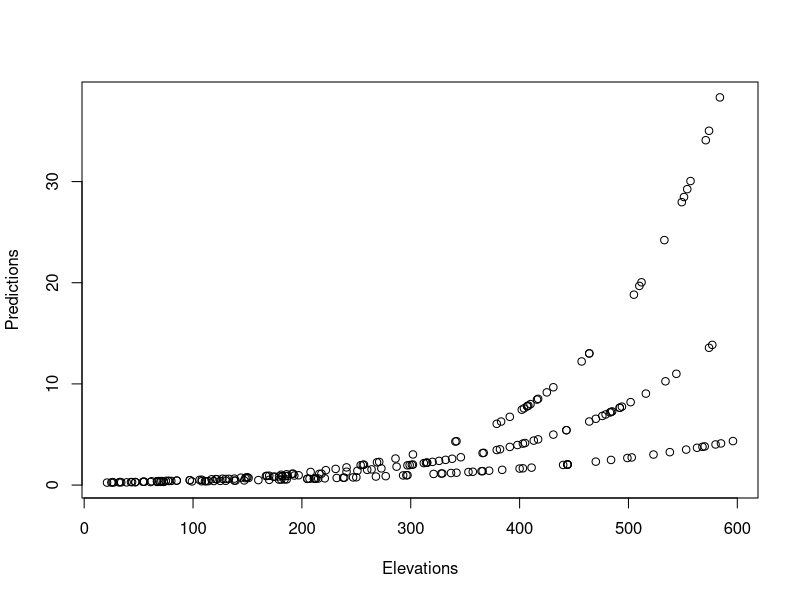
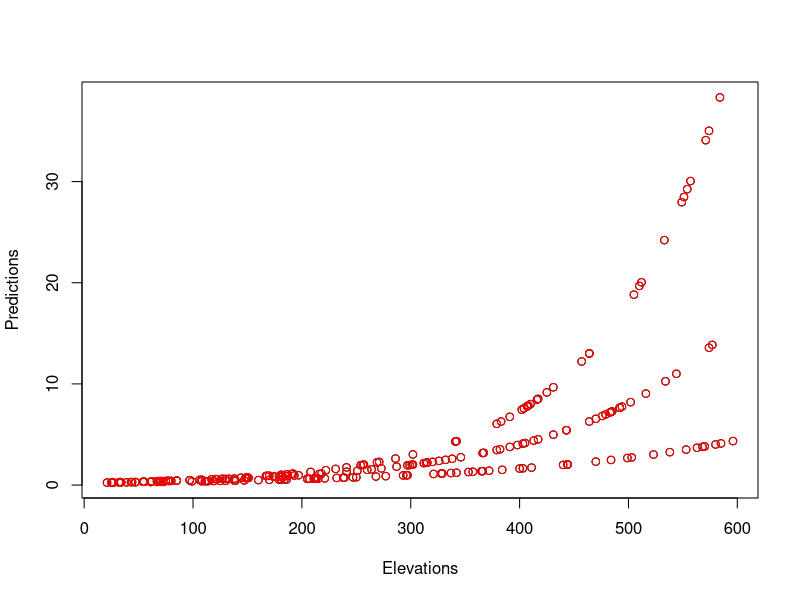
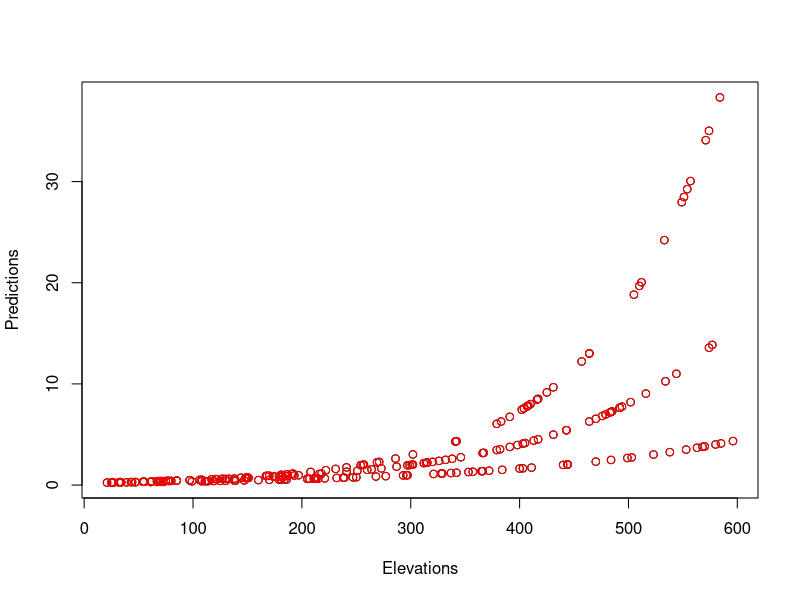
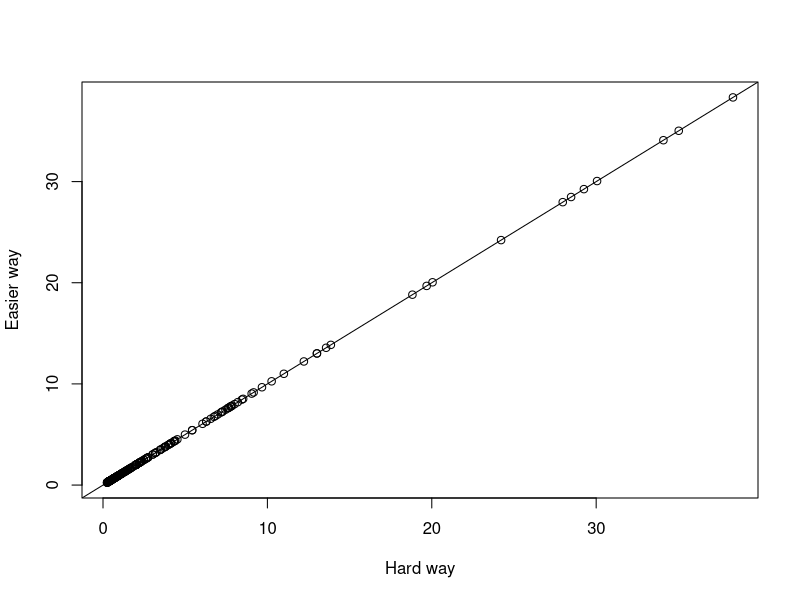
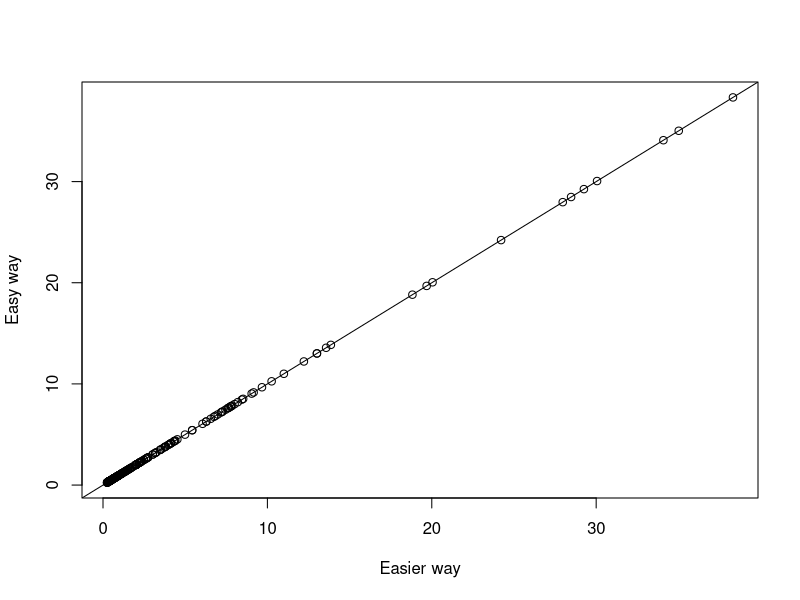
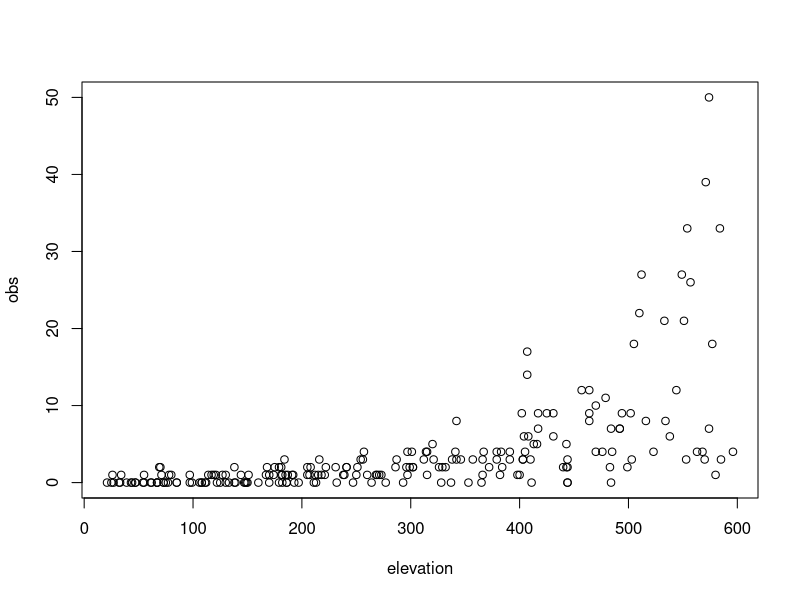
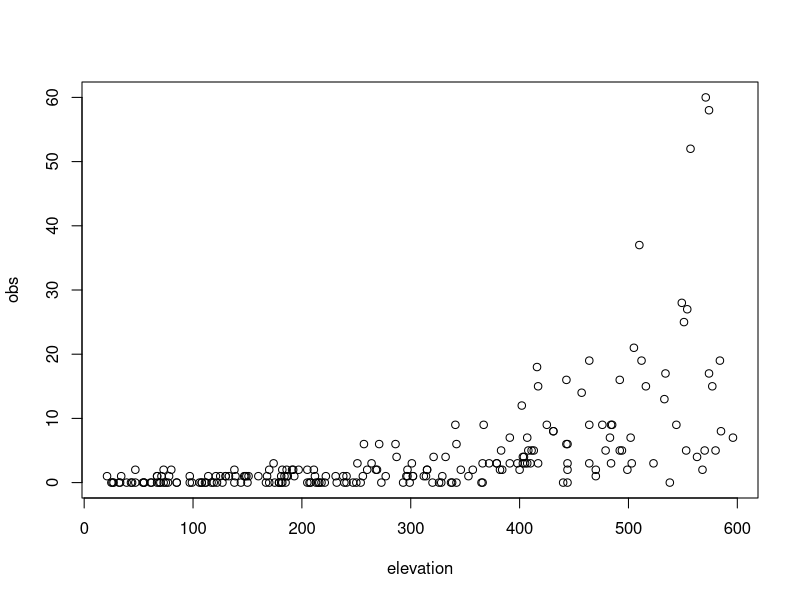
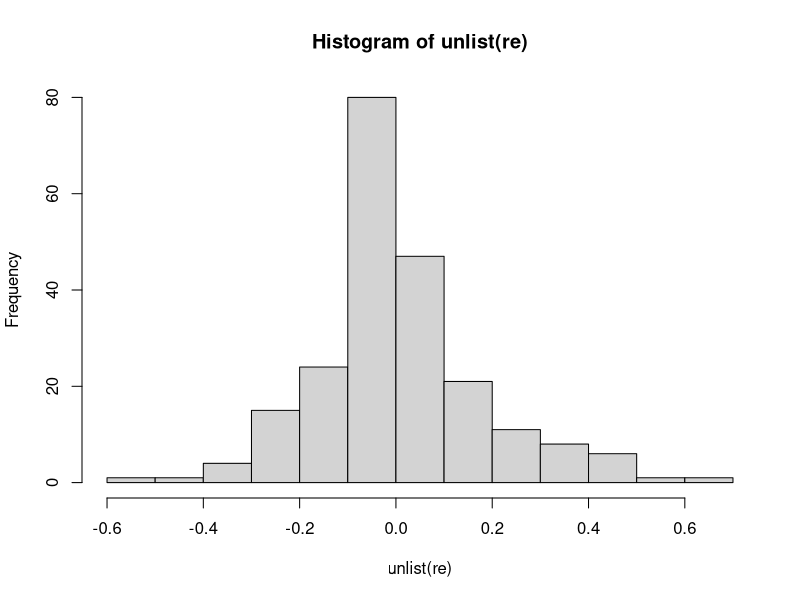

Write R code to recreate these figures, in order.
## ----unnamed-chunk-1---- ##
# First create a 4 row by 5 column matrix
MTX <- matrix(c(1,1,1,1,1,
    2,2,2,2,2,
    3,3,3,3,3,
    4,4,4,4,4), 
    ncol = 5, # 5 columns in matrix
    byrow = T) # fill matrix by row

# Print it out
MTX 
 
 
 
## ----unnamed-chunk-2---- ##
t(MTX)
 
 
 
## ----unnamed-chunk-3---- ##
A <- 0.5

# multiply the matrix by a scalar
MTX*A
 
 
 
## ----unnamed-chunk-4---- ##
MTX*10
 
 
 
## ----unnamed-chunk-5---- ##
V = c(10,1,0.1,0.01)
MTX*V
 
 
 
## ----unnamed-chunk-6---- ##
IDENT = matrix(c(1,0,0,0,1,0,0,0,1), ncol= 3)
IDENT
 
 
 
## ----unnamed-chunk-7---- ##
V_new = c(1,2,3)
IDENT %*% V_new
 
 
 
## ----unnamed-chunk-8---- ##
IDENT * V_new
 
 
 
## ----unnamed-chunk-9---- ##
c = matrix(c(2,3,4,5,6,7), ncol = 2)
z = c(10,15)
c %*% z
 
 
 
## ----unnamed-chunk-10---- ##
## check with a little R code
c * z
 
 
 
## ----unnamed-chunk-11---- ##
set.seed(8433)# for reproducibility
n=220 
my_data<- data.frame(
    elevation=round(runif(n,20,600),0),
    habitat=sample(x=c("hab1","hab2","hab3"),
        size=n,
        replace=TRUE))
my_data$habitat<- as.factor(my_data$habitat)
 
 
 
## ----unnamed-chunk-12---- ##
betas<- c(-1.51,# intercept
    0.005, # effect of elevation
    0.1,-0.1, # effect of habitat 2 and 3
    0.002,0.004) # interaction of habitat with elevation
 
 
 
## ----unnamed-chunk-13---- ##
# 1. THE HARD WAY
my_data$Y1<-NA
my_data[my_data$habitat=="hab1",]$Y1<- exp(betas[1]+
    betas[2]*my_data[my_data$habitat=="hab1",]$elevation)
my_data[my_data$habitat=="hab2",]$Y1<- exp(betas[1]+
    betas[2]*my_data[my_data$habitat=="hab2",]$elevation +
    betas[3] +
    betas[5]*my_data[my_data$habitat=="hab2",]$elevation)
my_data[my_data$habitat=="hab3",]$Y1<- exp(betas[1]+
    betas[2]*my_data[my_data$habitat=="hab3",]$elevation +
    betas[4] +
    betas[6]*my_data[my_data$habitat=="hab3",]$elevation)  
 
 
 
## ----unnamed-chunk-14---- ##
plot(Y1~elevation,
    data=my_data,
    ylab="Predictions",
    xlab="Elevations")
 
 
 
## ----unnamed-chunk-15---- ##
# 2. THE EASIER WAY
model_matrix<- model.matrix(
    object=as.formula("~elevation+habitat+elevation:habitat"),
    data=my_data)
head(model_matrix) # THIS IS THE DESIGN MATRIX
 
 
 
## ----unnamed-chunk-16---- ##
X<- model_matrix * betas
head(X)
 
 
 
## ----unnamed-chunk-17---- ##
X<- t(model_matrix) * betas # OK this sort of works
head(X)
 
 
 
## ----unnamed-chunk-18---- ##
X<-t(X)
head(X)
 
 
 
## ----unnamed-chunk-19---- ##
my_data$Y2<- exp(rowSums(X)) # sum the linear predictors
 
 
 
## ----unnamed-chunk-20---- ##
plot(Y2~elevation,
    data=my_data,
    ylab="Predictions",
    xlab="Elevations")
    
 points(Y1~elevation,
    data=my_data,col="red")
 
 
 
## ----unnamed-chunk-21---- ##
# 3. THE EASY WAY
my_data$Y3<- exp(model_matrix %*% betas)
 
 
 
## ----unnamed-chunk-22---- ##
plot(Y2~elevation,
    data=my_data,
    ylab="Predictions",
    xlab="Elevations")
points(Y3~elevation,
    data=my_data,col="red")
 
 
 
## ----unnamed-chunk-23---- ##
plot(Y1~Y2,
    data=my_data,
    xlab="Hard way",
    ylab="Easier way")
abline(0,1)
 
 
 
## ----unnamed-chunk-24---- ##
plot(Y2~Y3,
    data=my_data,
    xlab="Easier way",
    ylab="Easy way")
abline(0,1)
 
 
 
## ----unnamed-chunk-25---- ##
my_data$obs<- rpois(n=nrow(my_data),
    lambda=my_data$Y3)
 
 
 
## ----unnamed-chunk-26---- ##
plot(obs~elevation,
    data=my_data)
 
 
 
## ----unnamed-chunk-27---- ##
fit<-glm(obs~elevation+habitat,
    data=my_data)
summary(fit)
 
 
 
## ----unnamed-chunk-28---- ##
betas_est<- coef(fit)
cbind(betas,betas_est)
 
 
 
## ----unnamed-chunk-29---- ##
my_data$Y<- exp(model_matrix %*% betas + 
    rnorm(nrow(my_data),0,0.3))
 
 
 
## ----unnamed-chunk-30---- ##
my_data$obs<- rpois(n=nrow(my_data),
    lambda=my_data$Y)
 
 
 
## ----unnamed-chunk-31---- ##
plot(obs~elevation,
    data=my_data)
 
 
 
## ----unnamed-chunk-32---- ##
# install.packages("lme4") run this to install the package
library(lme4)
 
 
 
## ----unnamed-chunk-33---- ##
my_data$id<- c(1:nrow(my_data))
head(my_data)
fit<- glmer(obs~ elevation + habitat + elevation:habitat + (1 | id),
    family = poisson(link = "log"), data = my_data) 
 
 
 
## ----unnamed-chunk-34---- ##
ele_mn<- mean(my_data$elevation)
ele_sd<- sd(my_data$elevation)
my_data$elesc<- scale(my_data$elevation,
    center=ele_mn,
    scale=ele_sd)
 
 
 
## ----unnamed-chunk-35---- ##
fit<- glmer(obs~ elesc + habitat + elesc:habitat + (1 | id),
    family = poisson(link = "log"), 
    data = my_data,
    control=glmerControl(optimizer="bobyqa")) 
 
 
 
## ----unnamed-chunk-36---- ##
summary(fit)
 
 
 
## ----unnamed-chunk-37---- ##
betas_est<- coef(fit)
betas_est
 
 
 
## ----unnamed-chunk-38---- ##
betas_est<-fixef(fit) # betsas
 
 
 
## ----unnamed-chunk-39---- ##
re<-ranef(fit) # pull the random effects
 
 
 
## ----unnamed-chunk-40---- ##
hist(unlist(re))
 
 
 
## ----unnamed-chunk-41---- ##
library(lme4)
 
 
 
## ----unnamed-chunk-42---- ##
ngroups=50
 
 
 
## ----unnamed-chunk-43---- ##
set.seed(5150)
beta0<- 10
beta0<- beta0+rnorm(ngroups,0,2) # random effect of group
 
 
 
## ----unnamed-chunk-44---- ##
beta1<- 0.95
 
 
 
## ----unnamed-chunk-45---- ##
dat<- data.frame(beta0 = rep(beta0,30), beta1= rep(beta1, 30), 
	group=rep(c(1:ngroups),30),
    x=runif(ngroups*30,10,50))
dat$group<- as.factor(dat$group)
 
 
 
## ----unnamed-chunk-46---- ##
dat$obs<- dat$beta0+ dat$beta1*dat$x
 
 
 
## ----unnamed-chunk-47---- ##
dat$obs<- rnorm(ngroups*30,dat$obs,1)
 
 
 
## ----unnamed-chunk-48---- ##
# install.packages("lattice") # run if needed
library(lattice)
xyplot(obs~x,
    data=dat,
    group=group)
 
 
 
## ----unnamed-chunk-49---- ##
fit<- lmer(obs~x + (1|group), dat)
summary(fit)
 
 
 
## ----unnamed-chunk-50---- ##
set.seed(8675309)
beta0<- 10
beta0<- beta0+rnorm(ngroups,0,20) # random effect of group

beta1<- 0.95
beta1<- beta1+rnorm(ngroups,0,1.3) # random effect of group
 
 
 
## ----unnamed-chunk-51---- ##
dat<- data.frame(
    beta0 = rep(beta0,30), 
    beta1= rep(beta1, 30), 
	group=rep(c(1:ngroups),30),
    x=runif(ngroups*30,10,50))
dat$group<- as.factor(dat$group)
 
 
 
## ----unnamed-chunk-52---- ##
dat$obs<- dat$beta0+ dat$beta1*dat$x
 
 
 
## ----unnamed-chunk-53---- ##
dat$obs<- rnorm(ngroups*30,dat$obs,50)
 
 
 
## ----unnamed-chunk-54---- ##
xyplot(obs~x,
    data=dat,
    group=group)
 
 
 
## ----unnamed-chunk-55---- ##
fit<- lmer(obs~x + (1+x|group), dat)
summary(fit)
 
 
 
## ----unnamed-chunk-56---- ##
nwatersheds<- 35

# A WATERSHED LEVEL COVARIATE
catchmentSize<- c(213,91,326,30,267,
    216,178,167,251,261,139,400,399,  
    56,261,34,90,108,224,312,85,64,
    254,188,266,95,391,327,351,314,
    211,305,170,273,253)
 
 
 
## ----unnamed-chunk-57---- ##
beta0_ws<- 5
beta1_ws<- 0.8
 
 
 
## ----unnamed-chunk-58---- ##
beta0<- beta0_ws +beta1_ws*catchmentSize + rnorm(nwatersheds,0,55)
 
 
 
## ----unnamed-chunk-59---- ##
plot(catchmentSize,beta0,
    xlab="Catchment size",
    ylab="Intercept value")
 
 
 
## ----unnamed-chunk-60---- ##
withinsites<- 80
dat<- data.frame(
    beta0 = rep(beta0,withinsites), 
    beta1= -3.6, 
	group=rep(c(1:nwatersheds),withinsites),
	catchmentSize=rep(catchmentSize,withinsites),
    x=runif(nwatersheds*withinsites,10,50))
dat$group<- as.factor(dat$group)
 
 
 
## ----unnamed-chunk-61---- ##
dat$y<- dat$beta0 + dat$beta1*dat$x
 
 
 
## ----unnamed-chunk-62---- ##
dat$obs<- rnorm(nrow(dat),dat$y,15)
 
 
 
## ----unnamed-chunk-63---- ##
xyplot(obs~x,
    data=dat,
    xlab="Catchment size",
    ylab="Intercept value",
    group=group)
 
 
 
## ----unnamed-chunk-64---- ##
fit<- lmer(obs~x+ catchmentSize + (1|group) , dat)
summary(fit)
 
 
 
## ----unnamed-chunk-65---- ##
fixef(fit)
 
 
 
